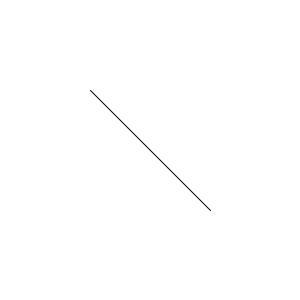
Frame 1 (no input)
Frame 60 (the mouse pressed at the canvas centre just before this capture): identical to frame 1, image omitted
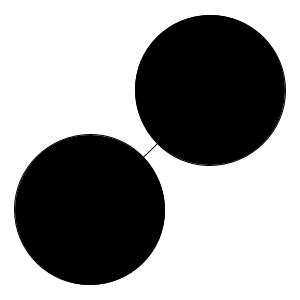
Frame 120 (the mouse held since frame 60 and released just before this capture)

The Processing sketch that drew these frames (run headless with seeded random() and noise(); from frame 60 on, the mouse is pressed at the canvas centre):

// Processing sketch: sketch_06_rotate
// ── sketch_06_rotate.pde
float theta = 0.0;
float s = 0.0;

void setup() {
  size(300, 300);  
}

void draw() {
  background(255);
  
  theta = PI*mouseX/width;
  s = mouseY; 
   
  translate(width/2, height/2);
  rotate(theta);
  // Right bottom line
  line(0, 0, width/5, height/5);
  fill(0);
  ellipse(width/5, height/5, s, s);
  // Left top line
  line(0, 0, -width/5, -height/5);
  ellipse(-width/5, -height/5, s, s);
}
